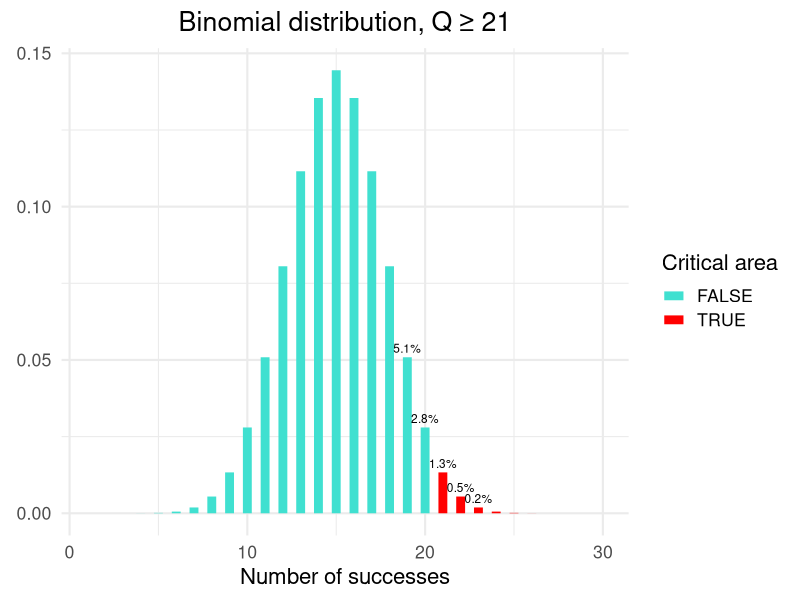
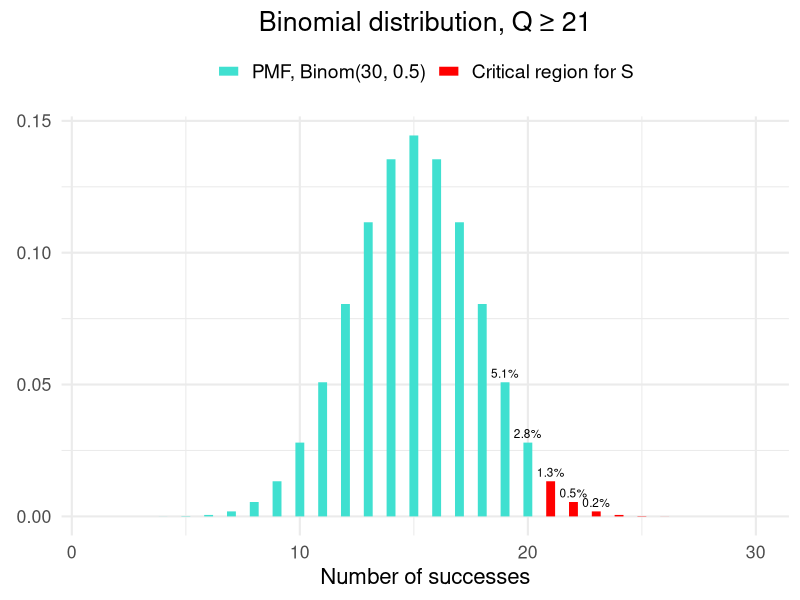
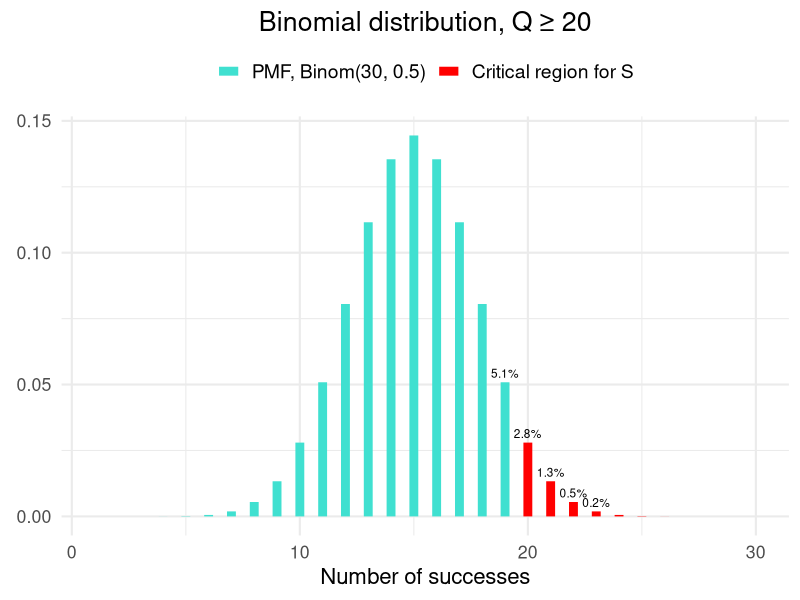
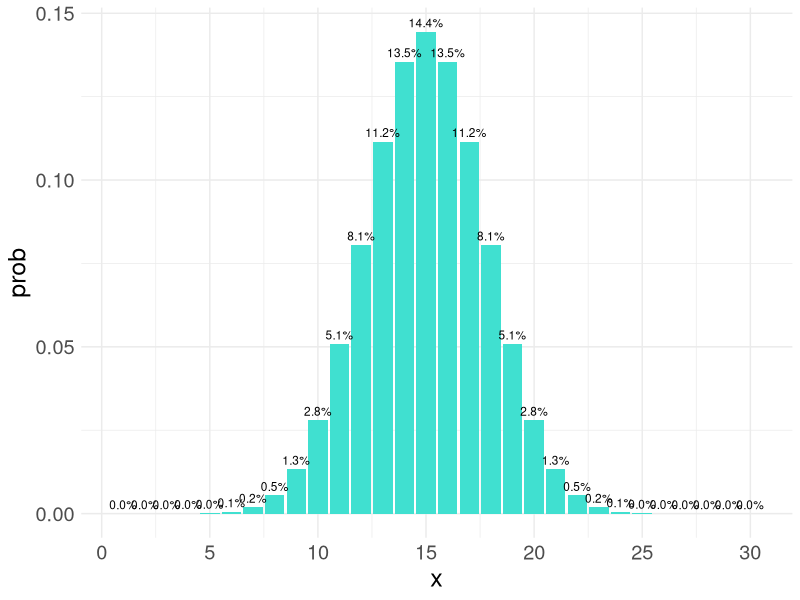
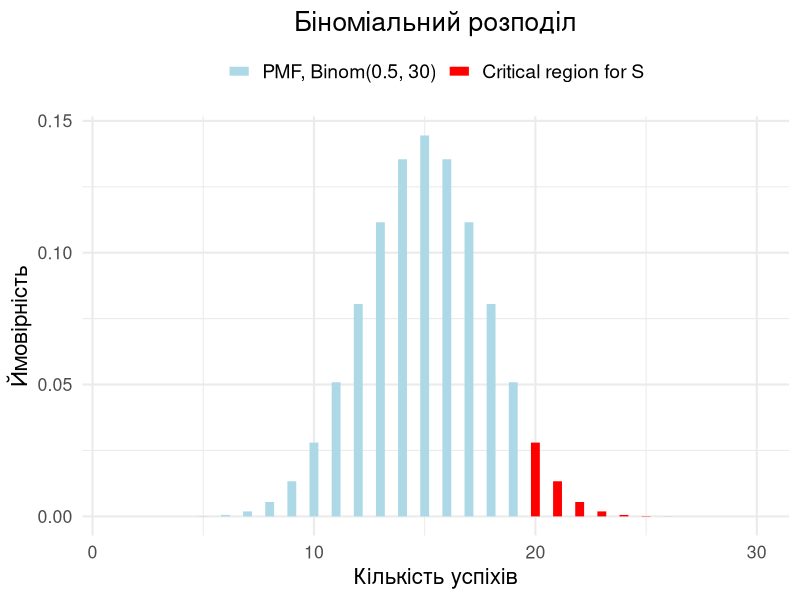
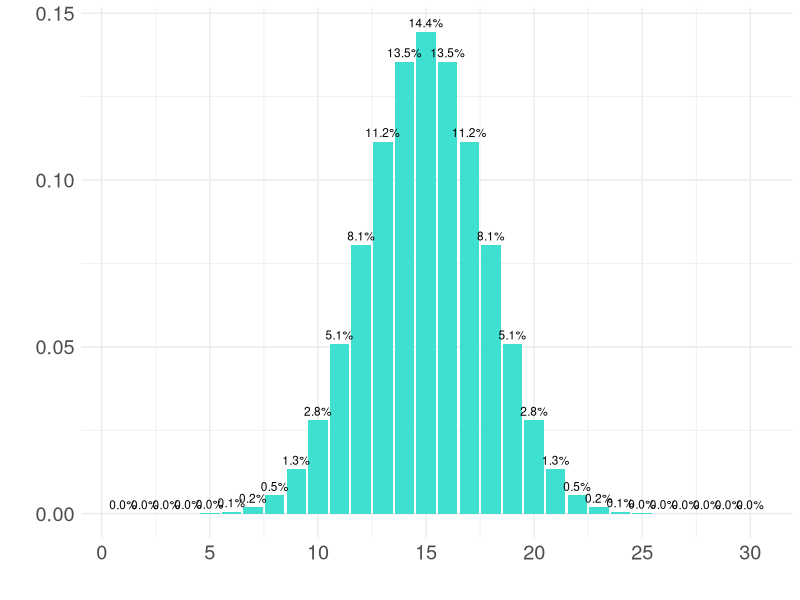
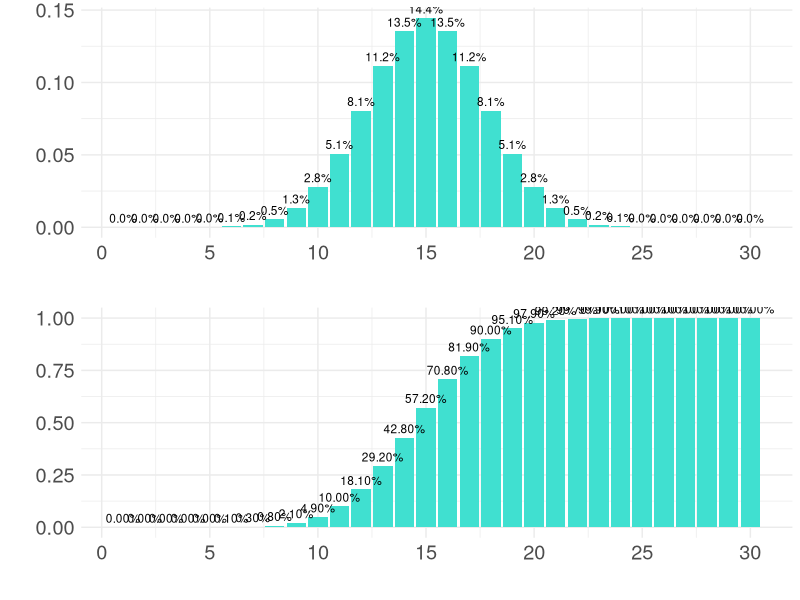
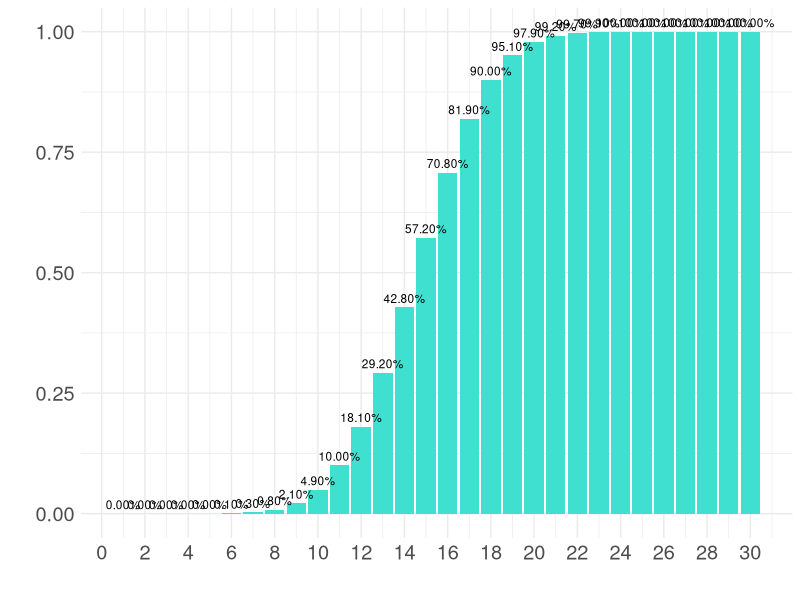

Write the R code that produced these figures, in order.
## ---- chunk 1
#| label: setup
#| include: false

library(tidyverse)

# Define colors
red_pink   = "#e64173"
turquoise  = "#20B2AA"
orange     = "#FFA500"
red        = "#fb6107"
blue       = "#181485"
navy       = "#150E37FF"
green      = "#8bb174"
yellow     = "#D8BD44"
purple     = "#6A5ACD"
slate      = "#314f4f"
## ---- chunk 2
#| label: pmf-q-plot
#| echo: false

# Завантажуємо необхідні бібліотеки
library(ggplot2)

# Параметри біноміального розподілу
n <- 30 # кількість випробувань
p <- 0.5 # ймовірність успіху

# Визначаємо координати та ймовірності
x_grid <- 1:30
probs <- dbinom(x_grid, size = n, prob = p)

# Критична область
crit_reg <- x_grid >= 21

# Створюємо дані для візуалізації
data <- tibble(
  x = x_grid,
  probs = probs,
  crit_reg = crit_reg
)

# Побудова графіка
ggplot(data, aes(x = x, y = probs)) +
  geom_segment(aes(xend = x, yend = 0, color = crit_reg), size = 3) +
  geom_text(
    data = subset(data, x >= 19 & x <= 23),
    aes(label = paste0(round(probs * 100, 1), "%")),
    vjust = -0.5,
    size = 3
  ) +
  scale_color_manual(values = c("TRUE" = "red", "FALSE" = "turquoise")) +
  labs(
    title = "Binomial distribution, Q ≥ 21",
    x = "Number of successes",
    y = "",
    color = "Critical area"
  ) +
  theme_minimal(base_size = 16) +
  theme(
    plot.title = element_text(hjust = 0.5),
    axis.title.y = element_text(angle = 0, vjust = 0.5)
  )
## ---- chunk 3
#| label: pmf-q-plot-21
#| echo: false

# Завантажуємо бібліотеки
library(ggplot2)

# Параметри біноміального розподілу
n <- 30 # кількість випробувань
p <- 0.5 # ймовірність успіху

# Визначаємо координати та ймовірності
x_grid <- 1:30
probs <- dbinom(x_grid, size = n, prob = p)

# Критична область
crit_reg <- x_grid >= 21

# Створюємо дані для візуалізації
data <- tibble(
  x = x_grid,
  probs = probs,
  crit_reg = crit_reg
)

# Побудова графіка
ggplot(data, aes(x = x, y = probs)) +
  geom_segment(aes(xend = x, yend = 0, color = crit_reg), size = 3) +
  geom_text(
    data = subset(data, x >= 19 & x <= 23),
    aes(label = paste0(round(probs * 100, 1), "%")),
    vjust = -0.5,
    size = 3
  ) +
  scale_color_manual(
    values = c("TRUE" = "red", "FALSE" = "turquoise"),
    labels = c("FALSE" = "PMF, Binom(30, 0.5)", "TRUE" = "Critical region for S")
  ) +
  labs(
    title = "Binomial distribution, Q ≥ 21",
    x = "Number of successes",
    y = "",
    color = NULL
  ) +
  theme_minimal(base_size = 16) +
  theme(
    plot.title = element_text(hjust = 0.5),
    axis.title.y = element_text(angle = 0, vjust = 0.5),
    legend.position = "top",
    legend.text = element_text(size = 14)
  )
## ---- chunk 4
#| label: pmf-q-plot-20
#| echo: false

# Завантажуємо бібліотеки
library(ggplot2)

# Параметри біноміального розподілу
n <- 30 # кількість випробувань
p <- 0.5 # ймовірність успіху

# Визначаємо координати та ймовірності
x_grid <- 1:30
probs <- dbinom(x_grid, size = n, prob = p)

# Критична область
crit_reg <- x_grid >= 20

# Створюємо дані для візуалізації
data <- tibble(
  x = x_grid,
  probs = probs,
  crit_reg = crit_reg
)

# Побудова графіка
ggplot(data, aes(x = x, y = probs)) +
  geom_segment(aes(xend = x, yend = 0, color = crit_reg), size = 3) +
  geom_text(
    data = subset(data, x >= 19 & x <= 23),
    aes(label = paste0(round(probs * 100, 1), "%")),
    vjust = -0.5,
    size = 3
  ) +
  scale_color_manual(
    values = c("TRUE" = "red", "FALSE" = "turquoise"),
    labels = c("FALSE" = "PMF, Binom(30, 0.5)", "TRUE" = "Critical region for S")
  ) +
  labs(
    title = "Binomial distribution, Q ≥ 20",
    x = "Number of successes",
    y = "",
    color = NULL
  ) +
  theme_minimal(base_size = 16) +
  theme(
    plot.title = element_text(hjust = 0.5),
    axis.title.y = element_text(angle = 0, vjust = 0.5),
    legend.position = "top",
    legend.text = element_text(size = 14)
  )
## ---- chunk 5
#| label: binom-pmf
#| echo: false

n <- 30  # кількість випробувань
p <- 0.5 # ймовірність успіху

# Приклад розрахунків ймовірності для кількості успіхів
probs <- dbinom(1:n, size = n, prob = p)
## ---- chunk 6
#| label: binom-pmf-plot
#| echo: false

n <- 30  # кількість випробувань
p <- 0.5 # ймовірність успіху
x_grid <- 1:30
binom_h0 <- dbinom(x_grid, size = n, prob = p)

# Critical region
crit_reg <- x_grid >= 10

# Data frame for plotting
data <- tibble(x = x_grid, prob = binom_h0)
  
ggplot(data, aes(x = x, y = prob)) +
  geom_col(fill = "turquoise") +
  geom_text(aes(label = scales::percent(prob %>% round(3))), size = 3, vjust = -0.5) +
  theme_minimal() +
  theme(text = element_text(size = 18)) +
  scale_x_continuous(breaks = seq(0, 30, 5))
## ---- chunk 7
#| label: pmf-q-plot-r
#| output-location: slide
#| fig-align: center
#| fig-width: 15
#| fig-height: 7
#| include: false

# Параметри розподілу
n <- 30
p <- 0.5

# Визначаємо координати та ймовірності
x_grid <- 1:n
probs <- dbinom(x_grid, size = n, prob = p)

# Критична область
crit_reg <- x_grid >= 20

# Створюємо дані для графіка
data <- tibble(
  x = x_grid,
  probs = probs,
  crit_reg = crit_reg
)

# Побудова графіка
ggplot(data, aes(x = x, y = probs)) +
  geom_segment(aes(xend = x, yend = 0, color = crit_reg), size = 3) +
  scale_color_manual(
    values = c("TRUE" = "red", "FALSE" = "lightblue"),
    labels = c("TRUE" = "Critical region for S", "FALSE" = "PMF, Binom(0.5, 30)")
  ) +
  labs(
    title = "Біноміальний розподіл",
    x = "Кількість успіхів",
    y = "Ймовірність",
    color = NULL
  ) +
  theme_minimal(base_size = 16) +
  theme(
    plot.title = element_text(hjust = 0.5),
    legend.position = "top",
    legend.text = element_text(size = 14)
  )
## ---- chunk 8
#| label: binom-pmf-plot-2
#| echo: false

n <- 30  # кількість випробувань
p <- 0.5 # ймовірність успіху
x_grid <- 1:30
binom_h0 <- dbinom(x_grid, size = n, prob = p)

# Critical region
crit_reg <- x_grid >= 10

# Data frame for plotting
data <- tibble(x = x_grid, prob = binom_h0)
  
ggplot(data, aes(x = x, y = prob)) +
  geom_col(fill = "turquoise") +
  geom_text(aes(label = scales::percent(prob %>% round(3))), size = 3, vjust = -0.5) +
  labs(
    x = "",
    y = ""
  ) +
  theme_minimal() +
  theme(text = element_text(size = 18)) +
  scale_x_continuous(breaks = seq(0, 30, 5))
## ---- chunk 9
#| label: cdf-q-plot
#| echo: false
#| fig-height: 9

p1 <- ggplot(data, aes(x = x, y = prob)) +
  geom_col(fill = "turquoise") +
  geom_text(aes(label = scales::percent(prob %>% round(3))), size = 3, vjust = -0.5) +
  labs(
    x = "",
    y = ""
  ) +
  theme_minimal() +
  theme(text = element_text(size = 18)) +
  scale_x_continuous(breaks = seq(0, 30, 5))

p2 <- ggplot(data, aes(x = x, y = cumsum(prob))) +
  geom_col(fill = "turquoise") +
  geom_text(aes(label = scales::percent(cumsum(prob) %>% round(3))), size = 3, vjust = -0.5) +
  labs(
    x = "",
    y = ""
  ) +
  theme_minimal() +
  theme(text = element_text(size = 18)) +
  scale_x_continuous(breaks = seq(0, 30, 5))

gridExtra::grid.arrange(p1, p2, nrow = 2)
## ---- chunk 10
#| label: quantile-q-95-2
#| echo: false

p2 +
  scale_x_continuous(breaks = seq(0, 30, 2))
## ---- chunk 11
#| label: custom-crit
#| include: false

make_binom_criterion <- function(n, mu = 0.5, alpha = 0.05) {
  
  q <- qbinom(1 - alpha, size = n, prob = mu)
  
  return(q + 1)
  
}
## ---- chunk 12
#| label: custom-crit-func
#| include: false

cat("If Q >=",
    make_binom_criterion(30, 0.5, 0.05),
    "reject the null hypothesis")
## ---- chunk 13
#| label: binom-50
#| include: false

set.seed(2024)  # Встановлюємо початкове значення для генератора випадкових чисел

# Кількість випробувань та ймовірність успіху
n <- 50
p <- 0.1

# Генерація 3 випадкових значень
rbinom(1:3, size = n, prob = p)
## ---- chunk 14
#| label: binom-50-plot
#| echo: false
#| fig-align: center

# Параметри біноміального розподілу
n <- 50
p <- 0.1

# Створюємо вектор значень x
x_grid <- 1:30

# Обчислюємо ймовірності для кожного x
probs <- dbinom(x_grid, size = n, prob = p)

# Створюємо графік
library(ggplot2)
ggplot(data = tibble(x = x_grid, y = probs), aes(x = x, y = y)) +
    geom_col(fill = "turquoise") +
    labs(title = "", x = "Number of successes", y = "") +
    theme_minimal() +
    theme(text = element_text(size = 18)) +
    scale_x_continuous(breaks = seq(0, 30, 5))
## ---- chunk 15
#| label: custom-crit-func-50-plot
#| echo: false
#| fig-align: center
#| fig-width: 15
#| fig-height: 7

library(ggplot2)
library(dplyr)

# Parameters
n <- 50
p <- 0.1
x_grid <- 1:30
binom_h0 <- dbinom(x_grid, size = n, prob = p)

# Critical region
crit_reg <- x_grid >= 10

# Data frame for plotting
data <- tibble(x = x_grid, prob = binom_h0)
  
ggplot(data, aes(x = x, y = prob)) +
  geom_col(fill = "turquoise") +
  geom_col(data = data %>% filter(crit_reg), fill = "red") +
  geom_text(data = data %>% filter(crit_reg) %>% slice(1:5), aes(label = scales::percent(prob %>% round(3))), size = 3, vjust = -0.5) +
  theme_minimal() +
  labs(title = "", x = "Number of successes", y = "") +
  theme(text = element_text(size = 18)) +
  scale_x_continuous(breaks = seq(0, 30, 5))
## ---- chunk 16
#| label: p-value-new
#| echo: false

# Завантажуємо бібліотеку для статистики
library(ggplot2)

# Визначаємо параметри біноміального розподілу
n <- 30  # кількість випробувань
p <- 0.5  # ймовірність успіху

# Створюємо вектор для кількості успіхів
x_grid <- 1:n

# Обчислюємо ймовірності для кожної кількості успіхів
probs <- dbinom(x_grid, size = n, prob = p)

# Створюємо графік
ggplot(data = tibble(x = x_grid, y = probs), aes(x = x, y = y)) +
    geom_col(fill = "turquoise") + 
    geom_col(data = tibble(x = x_grid, y = probs * (x_grid >= 20)), fill = red) +
    geom_col(data = tibble(x = x_grid, y = probs * (x_grid == 18)), fill = blue) +
    labs(title = "", x = "Number of successes", y = "") +
    theme_minimal() +
    theme(text = element_text(size = 18)) +
    scale_x_continuous(breaks = seq(0, 30, 2))
## ---- chunk 17
#| label: p-value-calc
#| echo: false

library(tidyverse)

# Параметри
n <- 30  # кількість випробувань
p <- 0.5 # ймовірність успіху
C <- 20  # критичне значення
qs <- c(10, 19, 20, 23) # різні реалізації статистики

# Створення біноміального розподілу
x_grid <- 1:n
probs <- dbinom(x_grid, size = n, prob = p)

# Створення даних для графіку
data <- tibble(x = rep(x_grid, length(qs)), y = rep(probs, length(qs)), q = rep(qs, each = length(x_grid)))

# Створення графіків
ggplot(data, aes(x = x, y = y)) +
  geom_col(aes(fill = "turquoise"), width = 0.8) +
  facet_wrap(~q, ncol = 2) +
  geom_text(data = data %>% filter(x == q), aes(x = x, y = y, label = as.character(x)), vjust = -0.5, size = 3) +
  geom_col(data = data %>% filter(x >= C), aes(fill = red), width = 0.8) +
  geom_segment(data = data %>% filter(x >= q), aes(x = x, xend = x, y = 0, yend = y), color = blue, size = 1.5) +
  geom_text(data = data %>% filter(x == qs), aes(x = x, y = y, label = as.character(x)), vjust = -0.5, size = 5) +
  labs(
    title = "p-values for different q",
    x = "Number of successes",
    y = "PMF, Binom(30, 0.5)",
  ) +
  theme_minimal(base_size = 16) +
  theme(
    strip.text = element_text(size = 14),
    plot.title = element_text(size = 20, hjust = 0.5),
    legend.position = "none"
  ) +
  scale_fill_identity() +
  theme(strip.background = element_rect(fill = "white"))
## ---- chunk 18
#| label: deff-p-value

pvalue_binom <- function(n, mu, q) {
  # Обчислює p-значення для біноміального розподілу
  # Параметри:
  #   n: кількість випробувань
  #   mu: ймовірність успіху в нульовій гіпотезі
  #   q: кількість успіхів
  
  # Обчислення p-значення
  return(1 - pbinom(q - 1, size = n, prob = mu))
}

## ---- chunk 19
#| label: p-value-calc-2

p_value <- pvalue_binom(30, 0.5, 19)
message <- ifelse(p_value <= 0.05, 
                  paste0("p-значення = ", round(p_value, 3), " <= 0.05"), 
                  paste0("p-значення = ", round(p_value, 3), " >= 0.05"))
print(message)
## ---- chunk 20
#| label: p-value-calc-3

p_value <- pvalue_binom(50, 0.1, 11)
print(paste0("p-значення = ", round(p_value, 3), ifelse(p_value <= 0.05, " <= 0.05", " >= 0.05")))
## ---- chunk 21
#| label: binom-two-sided
#| echo: false
#| fig-align: center

library(ggplot2)

C <- 6
n <- 30
p <- 0.5

# Create the binomial distribution
x_grid <- 1:n
probs <- dbinom(x_grid, size = n, prob = p)

# Define critical region based on absolute distance from 15
crit_reg <- abs(x_grid - 15) >= C

# Calculate rejection probability
rejection_prob <- sum(probs[crit_reg])

# Create a data frame for plotting
data <- tibble(x = x_grid, prob = probs, crit_reg = crit_reg)

# Create the plot using ggplot2
ggplot(data, aes(x = x, y = prob)) +
  geom_col(fill = "turquoise") +
  geom_col(data = data %>% filter(crit_reg), fill = red) +
  geom_text(data = data %>% filter(x %in% c(9, 21)), aes(label = x), size = 5, vjust = -0.5) +
  labs(title = "", x = "Number of successes", y = "") +
  theme_minimal() +
  theme(text = element_text(size = 18))
## ---- chunk 22
#| label: p-value-two-sided-def

pvalue_two_sided_sum <- function(n, q) {
  # Calculate p-value for two-sided test with mu = 0.5
  binom_h0 <- dbinom(1:n, size = n, prob = 0.5)
  diff <- abs(q - 15)
  
  # Calculate the right side of the two-tailed test (more extreme values on the right)
  right_sq <- 1 - sum(binom_h0[1:(15 + diff - 1)])
  
  # Calculate the left side of the two-tailed test (more extreme values on the left)
  left_sq <- sum(binom_h0[1:(15 - diff)])
  
  # Return the total p-value for the two-sided test
  return(left_sq + right_sq) # or 2 * right_sq for symmetric distribution
}
## ---- chunk 23
#| label: p-value-two-sided-calc

pvalue_two_sided_sum(30, 21)
## ---- chunk 24
#| label: binom-asym
#| include: false

n <- 30
p <- 0.8

# Generate the binomial distribution data
binom_h0_nonsym <- tibble(
  x = 1:n,
  pmf = dbinom(x, size = n, prob = p)
)
## ---- chunk 25
#| label: binom-asym-plot
#| echo: false
#| fig-align: center

library(tidyverse)

# Create x_grid for 0 to 30
x_grid <- 0:30

# Calculate probabilities for the binomial distribution
probs <- dbinom(x_grid, size = 30, prob = 0.8)

# Plot the distribution
ggplot(tibble(x = x_grid, prob = probs), aes(x = x, y = prob)) +
  geom_col(fill = "turquoise") +
  labs(title = "", x = "Number of successes", y = "PMF, Binom(0.8, 30)") +
  theme_minimal() +
  theme(text = element_text(size = 18))
## ---- chunk 26
#| label: binom-asym-crit

two_sided_criterion_nonsym <- function(n, mu, alpha) {
  # Будує двосторонній критерій для несиметричної задачі з доставкою
  
  # Параметри:
  #   n: кількість доставок в експерименті
  #   mu: ймовірність успіху в нульовій гіпотезі
  #   alpha: рівень значущості критерію
  
  # Повертає:
  #   C1, C2 для критерію S = {Q <= C1 або Q >= C2}
  
  # Створення об'єкту для біноміального розподілу
  binom_h0 <- rbinom(1, n, mu)
  
  # Аналогічно односторонньому критерію
  c2 <- qbinom(1 - alpha/2, size = n, prob = mu) + 1
  
  # За викладками вище
  c1 <- qbinom(alpha/2, size = n, prob = mu) - 1
  
  return(c(c1, c2))
}
## ---- chunk 27
#| label: binom-asym-crit-calc

c1_c2 <- two_sided_criterion_nonsym(30, 0.8, 0.05)
c1_c2
## ---- chunk 28
#| label: binom-asym-crit-plot
#| echo: false
#| fig-align: center

library(ggplot2)

# Define parameters
x_grid <- 1:30
probs <- dbinom(x_grid, size = 30, prob = 0.8)

# Create the plot
ggplot(tibble(x = x_grid, y = probs), aes(x = x, y = y)) +
  geom_col(fill = "turquoise") +
  geom_col(data = tibble(x = x_grid, y = probs * (x_grid <= 18 | x_grid >= 29)), fill = red) +
  geom_text(data = tibble(x = c(18, 29), y = dbinom(c(18, 29), size = 30, prob = 0.8), label = c(18, 29)), aes(x = x, y = y, label = as.character(x)), size = 5, vjust = -0.5) +
  labs(title = "", x = "Number of successes", y = "") +
  theme_minimal() +
  theme(text = element_text(size = 18))
## ---- chunk 29
#| label: p-value-asym-def-2
#| echo: false
#| fig-align: center

ggplot(tibble(x = x_grid, y = probs), aes(x = x, y = y)) +
  geom_col(fill = "turquoise") +
  geom_col(data = tibble(x = x_grid, y = probs * (x_grid <= 18 | x_grid >= 29)), fill = red) +
  geom_text(data = tibble(x = c(18, 29), y = dbinom(c(18, 29), size = 30, prob = 0.8), label = c(18, 29)), aes(x = x, y = y, label = as.character(x)), size = 5, vjust = -0.5) +
  labs(title = "", x = "Number of successes", y = "") +
  theme_minimal() +
  theme(text = element_text(size = 18))
## ---- chunk 30
#| label: p-value-asym-def
#| include: false

pvalue_two_sided <- function(n, q, mu = 0.5) {
  # Обчислює pvalue для двосторонньої альтернативи в задачі з доставкою
  
  # Параметри:
  # n: кількість доставок в експерименті
  # q: кількість успішних доставок
  # mu: ймовірність успіху при H0
  
  # Розподіл біноміальний для H0
  binom_h0 <- dbinom(0:q, size = n, prob = mu)
  
  # Рахуємо для лівої частини
  pvalue_left <- pbinom(q, size = n, prob = mu)
  
  # Рахуємо для правої частини
  pvalue_right <- 1 - pbinom(q - 1, size = n, prob = mu)
  
  # Обчислюємо формулу
  return(2 * min(pvalue_left, pvalue_right))
}
## ---- chunk 31
#| label: p-value-asym-calc
#| include: false

pvalue_two_sided(30, 28, mu = 0.8)
## ---- chunk 32
#| label: power-h0
#| echo: false

# Параметри
n <- 30  # кількість випробувань
p <- 0.5 # ймовірність успіху

# Створення біноміального розподілу
x_grid <- 1:n
probs <- dbinom(x_grid, size = n, prob = p)

# Побудова графіку
ggplot(data = tibble(x = x_grid, y = probs), aes(x = x, y = y)) +
  geom_col(fill = "turquoise", width = 0.8) +
  geom_col(data = tibble(x = x_grid, y = probs * (x_grid >= 20)), fill = "red") +
  labs(
    title = "",
    x = "Number of successes",
    y = "PMF Q \n H0"
  ) +
  theme_minimal(base_size = 16) +
  theme(
    plot.title = element_text(size = 20, hjust = 0.5),
    legend.position = "none"
  ) +
  scale_x_continuous(breaks = seq(0, 30, 2))
## ---- chunk 33
#| label: power-h1
#| echo: false

library(tidyverse)

# Параметри
n <- 30  # кількість випробувань
p <- 0.6 # ймовірність успіху

# Створення біноміального розподілу
x_grid <- 1:n
probs <- dbinom(x_grid, size = n, prob = p)

# Побудова графіку
ggplot(data = tibble(x = x_grid, y = probs), aes(x = x, y = y)) +
  geom_col(fill = "turquoise", width = 0.8) +
  geom_col(data = tibble(x = x_grid, y = probs * (x_grid >= 20)), fill = "red") +
  labs(
    title = "",
    x = "Number of successes",
    y = "PMF Q \n H0"
  ) +
  theme_minimal(base_size = 16) +
  theme(
    plot.title = element_text(size = 20, hjust = 0.5),
    legend.position = "none"
  ) +
  scale_x_continuous(breaks = seq(0, 30, 2))
## ---- chunk 34
#| label: power
#| echo: false
#| fig-align: center

# Параметри
n <- 30  # кількість випробувань
p_h0 <- 0.5 # ймовірність успіху при H0
p_alternative <- 0.6 # ймовірність успіху при H1

# Створення біноміальних розподілів
x_grid <- 1:n
probs_h0 <- dbinom(x_grid, size = n, prob = p_h0)
probs_alternative <- dbinom(x_grid, size = n, prob = p_alternative)

# Критична область
crit_reg <- x_grid >= 20

# Побудова графіку
ggplot() +
  geom_col(data = tibble(x = x_grid, y = probs_h0), aes(x = x, y = y), fill = "gray", width = 0.8, alpha = 0.5) +
  geom_col(data = tibble(x = x_grid, y = probs_alternative), aes(x = x, y = y), fill = "turquoise", width = 0.8) +
  geom_col(data = tibble(x = x_grid, y = probs_alternative * crit_reg), aes(x = x, y = y), fill = "red", width = 0.8) +
  labs(
    title = "",
    x = "Number of successes",
    y = "PMF Q"
  ) +
  theme_minimal(base_size = 16) +
  theme(
    plot.title = element_text(size = 20, hjust = 0.5),
    legend.position = "none"
  ) +
  scale_x_continuous(breaks = seq(0, 30, 2))
## ---- chunk 35
#| label: power-value
#| echo: false

library(tidyverse)
library(stats)

# Параметри
n <- 30  # кількість випробувань
p_h0 <- 0.5 # ймовірність успіху при H0
p_alternative <- 0.6 # ймовірність успіху при H1
critical_value <- 20

# Обчислення FPR та потужності
fpr <- 1 - pbinom(critical_value - 1, size = n, prob = p_h0)
power <- 1 - pbinom(critical_value - 1, size = n, prob = p_alternative)

# Виведення результатів
cat(sprintf("False Positive Rate is %.1f%%\n", fpr * 100))
cat(sprintf("Power is %.1f%%\n", power * 100))
## ---- chunk 36
#| label: power-def

get_stat_power <- function(N, mu_h0, mu_alternative, alpha) {
  # Обчислення статистичної потужності для біноміального розподілу
  
  # Створення біноміальних розподілів
  binom_h0 <- dbinom(0:N, size = N, prob = mu_h0)
  binom_alternative <- dbinom(0:N, size = N, prob = mu_alternative)
  
  # Обчислення критичного значення
  critical_value <- qbinom(1 - alpha, size = N, prob = mu_h0) + 1
  
  # Обчислення потужності
  power <- 1 - pbinom(critical_value - 1, size = N, prob = mu_alternative)
  
  return(power)
}
## ---- chunk 37
#| label: power-example-30

get_stat_power(N = 30, mu_h0 = 0.5, mu_alternative = 0.6, alpha = 0.05)
## ---- chunk 38
#| label: power-example-300

get_stat_power(N = 300, mu_h0 = 0.5, mu_alternative = 0.6, alpha = 0.05)
## ---- chunk 39
#| label: power-example-80
#| fig-align: center
#| echo: false

n_grid <- seq(10, 600, by = 10)

# Обчислення потужності для різних розмірів вибірки
power <- sapply(n_grid, function(N) get_stat_power(N, mu_h0 = 0.5, mu_alternative = 0.6, alpha = 0.05))

# Побудова графіку
ggplot(data = tibble(n = n_grid, power = power), aes(x = n, y = power)) +
  geom_line() +
  geom_hline(aes(yintercept = 0.8, linetype = "Power = 80%"), colour = red) +
  geom_vline(aes(xintercept = min(n_grid[power >= 0.8]), linetype = "Sample size = 160"), color = turquoise) +
  theme_minimal(base_size = 15) +
  labs(
    title = "Power for different sample sizes, mu = 0.6",
    x = "Sample size",
    y = "Power",
    linetype = ""
  ) +
  scale_linetype_manual(values = c("Power = 80%" = "dashed", "Sample size = 160" = "dashed"))
## ---- chunk 40
#| label: power-example-51
#| fig-align: center
#| echo: false

n_grid <- seq(10, 30000, by = 59)

# Обчислення потужності для різних розмірів вибірки
power <- sapply(n_grid, function(N) get_stat_power(N, mu_h0 = 0.5, mu_alternative = 0.51, alpha = 0.05))

# Побудова графіку
ggplot(data = tibble(n = n_grid, power = power), aes(x = n, y = power)) +
  geom_line() +
  geom_hline(aes(yintercept = 0.8, linetype = "Power = 80%"), colour = red) +
  geom_vline(aes(xintercept = min(n_grid[power >= 0.8]), linetype = "Sample size = 15645"), color = turquoise) +
  theme_minimal(base_size = 15) +
  labs(
    title = "Power for different sample sizes, mu = 0.51",
    x = "Sample size",
    y = "Power",
    linetype = ""
  ) +
  scale_linetype_manual(values = c("Power = 80%" = "dashed", "Sample size = 15645" = "dashed"))
## ---- chunk 41
#| label: power-example-mu
#| fig-align: center
#| echo: false

mu_grid <- seq(0.5, 1, length.out = 500)

# Обчислення потужності для різних значень mu
power <- sapply(mu_grid, function(mu) get_stat_power(30, mu_h0 = 0.5, mu_alternative = mu, alpha = 0.05))

# Побудова графіку
ggplot(data = tibble(mu = mu_grid, power = power), aes(x = mu, y = power)) +
  geom_line() +
  geom_hline(aes(yintercept = 0.8, linetype = "Power = 80%"), color = "red") +
  geom_vline(aes(xintercept = min(mu_grid[power >= 0.8]), linetype = "mu = 0.72"), color = "turquoise") +
  labs(
    title = "Power for N = 30",
    x = "mu",
    y = "Power",
    linetype = ""
  ) +
  scale_linetype_manual(values = c("Power = 80%" = "dashed", "mu = 0.72" = "dashed")) +
  theme_minimal(base_size = 15)
## ---- chunk 42
#| label: power-example-mu-2
#| fig-align: center
#| echo: false

ggplot(data = tibble(mu = mu_grid, power = power), aes(x = mu, y = power)) +
  geom_line() +
  geom_hline(aes(yintercept = 0.8, linetype = "Power = 80%"), color = "red") +
  geom_vline(aes(xintercept = min(mu_grid[power >= 0.8]), linetype = "mu = 0.72"), color = "turquoise") +
  labs(
    title = "Power for N = 30",
    x = "mu",
    y = "Power",
    linetype = ""
  ) +
  scale_linetype_manual(values = c("Power = 80%" = "dashed", "mu = 0.72" = "dashed")) +
  theme_minimal(base_size = 15)
## ---- chunk 43
#| label: mde-def

binom_test_mde_one_sided <- function(N, mu0, alpha = 0.05, min_power = 0.8) {
  # Генеруємо сітку можливих ефектів (delta)
  delta_grid <- seq(0, 1 - mu0, length.out = 500)
  
  # Обчислюємо потужність для кожного delta
  power <- sapply(delta_grid, function(delta) {
    get_stat_power(N, mu0, mu0 + delta, alpha)
  })
  
  # Знаходимо перший delta, для якого потужність >= min_power
  fit_delta <- delta_grid[power >= min_power]
  
  return(fit_delta[1])
}
## ---- chunk 44
#| label: mde-def-calc

binom_test_mde_one_sided(N=30, mu0=0.5, alpha=0.05, min_power=0.8)
## ---- chunk 45
#| label: ci-def

two_sided_criterion_nonsym <- function(n, mu, alpha) {
  # Створюємо біноміальний розподіл для H0
  binom_h0 <- dbinom(0:n, size = n, prob = mu)
  
  # Аналогічно односторонньому критерію
  c2 <- qbinom(1 - alpha / 2, size = n, prob = mu) + 1
  
  # За викладками вище
  c1 <- qbinom(alpha / 2, size = n, prob = mu) - 1
  
  return(c(c1, c2))
}
## ---- chunk 46
#| label: ci-calc-19

success_cnt <- 19
mu_grid <- seq(0, 1, by = 0.001)

mu_no_rejection <- tibble(mu_h0 = mu_grid) %>%
  rowwise() %>%
  filter({
    crit <- two_sided_criterion_nonsym(30, mu_h0, alpha = 0.05)
    success_cnt > crit[1] && success_cnt < crit[2]
  }) %>%
  pull(mu_h0)

cat(sprintf("95%% confidence interval: %.3f -- %.3f", min(mu_no_rejection), max(mu_no_rejection)))
## ---- chunk 47
#| label: ci-calc-28

success_cnt <- 28
mu_grid <- seq(0, 1, by = 0.001)

mu_no_rejection <- tibble(mu_h0 = mu_grid) %>%
  rowwise() %>%
  filter({
    crit <- two_sided_criterion_nonsym(30, mu_h0, alpha = 0.05)
    success_cnt > crit[1] && success_cnt < crit[2]
  }) %>%
  pull(mu_h0)

cat(sprintf("95%% confidence interval: %.3f -- %.3f", min(mu_no_rejection), max(mu_no_rejection)))
## ---- chunk 48
#| label: ci-fig-6
#| echo: false
#| fig-align: center

mus_h0 <- c(0.2, 0.438, 0.439, 0.8, 0.81, 0.9)
success_cnt <- 19
x_grid <- 0:30

# Create an empty data frame to store all plots
plot_data <- tibble(x = rep(x_grid, length(mus_h0)),
                    mu_h0 = rep(mus_h0, each = length(x_grid)),
                    prob = dbinom(x, size = 30, prob = mu_h0),
                    c1 = qbinom(0.025, size = 30, prob = mu_h0),
                    c2 = qbinom(0.975, size = 30, prob = mu_h0),
                    reject = if_else(x < c1 | x > c2, TRUE, FALSE))

# Plot
ggplot(plot_data, aes(x = x, y = prob, group = mu_h0)) +
  geom_col(aes(fill = reject), width = 0.8) +
  geom_vline(xintercept = 19, linetype = "dashed") +
  geom_text(data = filter(plot_data, x == 19), aes(label = if_else(reject, "Reject", "Do not reject")), y = 0.1, vjust = -1) +
  theme_minimal() +
  theme(legend.position = "none") +
  scale_fill_manual(values = c("turquoise", "red")) +
  facet_wrap(~ mu_h0, scales = "free_y")
## ---- chunk 49
#| label: ci-one-sided-сrit

make_binom_criterion <- function(n, mu = 0.5, alpha = 0.05) {
  binom_h0 <- dbinom(0:n, size = n, prob = mu)
  q <- qbinom(1 - alpha, size = n, prob = mu)
  return(q + 1)
}
## ---- chunk 50
#| label: ci-one-sided-calc

success_cnt <- 19
mu_grid <- seq(0, 1, by = 0.001)

mu_no_rejection <- tibble(mu_h0 = mu_grid) %>%
  rowwise() %>%
  filter({
    crit_vals <- two_sided_criterion_nonsym(n = 30, mu = mu_h0, alpha = 0.1)
    success_cnt > crit_vals[1] & success_cnt < crit_vals[2]
  }) %>%
  pull(mu_h0)

cat(sprintf("Two-sided 90%% confidence interval: %.3f -- %.3f", min(mu_no_rejection), max(mu_no_rejection)))
## ---- chunk 51
#| label: ci-one-sided-calc-22

success_cnt <- 22
mu_grid <- seq(0, 1, by = 0.001)
mu_no_rejection <- c()

for (mu_h0 in mu_grid) {
  c1_c2 <- two_sided_criterion_nonsym(n = 30, mu = mu_h0, alpha = 0.05)
  c1 <- c1_c2[1]
  c2 <- c1_c2[2]
  
  if (success_cnt > c1 && success_cnt < c2) {
    mu_no_rejection <- c(mu_no_rejection, mu_h0)
  }
}

cat(sprintf("Two-sided 95%% confidence interval: %.3f -- %.3f", min(mu_no_rejection), max(mu_no_rejection)))
## ---- chunk 52
#| label: ci-one-sided-calc-22-one-sided

success_cnt <- 22
mu_grid <- seq(0, 1, by = 0.001)
mu_no_rejection <- c()

for (mu_h0 in mu_grid) {
  crit_val <- make_binom_criterion(n = 30, mu = mu_h0, alpha = 0.05)
  
  if (success_cnt < crit_val) {
    mu_no_rejection <- c(mu_no_rejection, mu_h0)
  }
}

cat(sprintf("One-sided 95%% confidence interval: %.2f -- %.3f", min(mu_no_rejection), max(mu_no_rejection)))
## ---- chunk 53
#| label: ci-fig-6-one-sided
#| code-fold: true
#| fig-align: center

library(ggplot2)
library(dplyr)

mus_h0 <- c(0.2, 0.438, 0.439, 0.8, 0.81, 0.9)
success_cnt <- 19
x_grid <- 0:30

plot_data <- tibble(
  x = rep(x_grid, length(mus_h0)),
  mu_h0 = rep(mus_h0, each = length(x_grid)),
  prob = dbinom(x, size = 30, prob = mu_h0),
  c = qbinom(0.05, size = 30, prob = mu_h0, lower.tail = FALSE),
  reject = if_else(x >= c, TRUE, FALSE)
)

ggplot(plot_data, aes(x = x, y = prob, group = mu_h0)) +
  geom_col(aes(fill = reject), width = 0.8) +
  geom_vline(xintercept = 19, linetype = "dashed") +
  geom_text(data = filter(plot_data, x == 19), aes(label = if_else(reject, "Reject", "Do not reject")), y = 0.1, vjust = -1) +
  theme_minimal() +
  theme(legend.position = "none") +
  scale_fill_manual(values = c("turquoise", "red")) +
  facet_wrap(~ mu_h0, scales = "free_y", ncol = 2)
## ---- chunk 54
#| label: ci-one-sided-calc-22-one-sided-10

success_cnt <- 19
mu_grid <- seq(0, 1, by = 0.001)
mu_no_rejection <- c()

for (mu_h0 in mu_grid) {
  crit_vals <- two_sided_criterion_nonsym(n = 30, mu = mu_h0, alpha = 0.1)
  if (success_cnt > crit_vals[1] & success_cnt < crit_vals[2]) {
    mu_no_rejection <- c(mu_no_rejection, mu_h0)
  }
}

cat(sprintf("Two-sided 90%% confidence interval: %.3f -- %.3f", min(mu_no_rejection), max(mu_no_rejection)))
## ---- chunk 55
#| label: ci-property-fast
#| echo: false

print(0.962)
## ---- chunk 56
#| label: ci-wilson
set.seed(1111)

N_EXPERIMENTS <- 1000
SAMPLE_SIZE <- 30
latent_mu <- 0.5  # "True" value of the parameter

confint_fail_cases <- 0

for (i in 1:N_EXPERIMENTS) {
  q <- sum(rbinom(1, SAMPLE_SIZE, latent_mu))  # Generate sum of elements
  confint_vals <- prop.test(q, SAMPLE_SIZE, conf.level = 0.95, correct = FALSE)$conf.int
  
  if (confint_vals[1] < latent_mu & latent_mu < confint_vals[2]) {
    # All good
  } else {
    confint_fail_cases <- confint_fail_cases + 1
  }
}

cat(1 - confint_fail_cases / N_EXPERIMENTS)
## ---- chunk 57
#| label: ci-wilson-plot
#| fig-align: center
#| code-fold: true

library(ggplot2)

set.seed(20231212)

N_EXPERIMENTS <- 1000
latent_mu <- 0.5  # "True" value of the parameter
n_grid <- seq(1, 1000, by = 25)
interval_success_rate <- numeric(length(n_grid))

for (j in 1:length(n_grid)) {
  n <- n_grid[j]
  confint_fail_cases <- 0
  for (i in 1:N_EXPERIMENTS) {
    binom_true <- rbinom(1, n, latent_mu)
    confint_vals <- prop.test(binom_true, n, conf.level = 0.95, correct = FALSE)$conf.int
    
    if (confint_vals[1] < latent_mu & latent_mu < confint_vals[2]) {
      # All good
    } else {
      confint_fail_cases <- confint_fail_cases + 1
    }
  }
  interval_success_rate[j] <- 1 - confint_fail_cases / N_EXPERIMENTS
}

df <- data.frame(n = n_grid, success_rate = interval_success_rate)

ggplot(df, aes(x = n, y = success_rate)) +
  geom_line() +
  geom_hline(yintercept = 0.95, linetype = "dashed", color = "red") +
  theme_minimal() +
  theme(text = element_text(size = 15))
